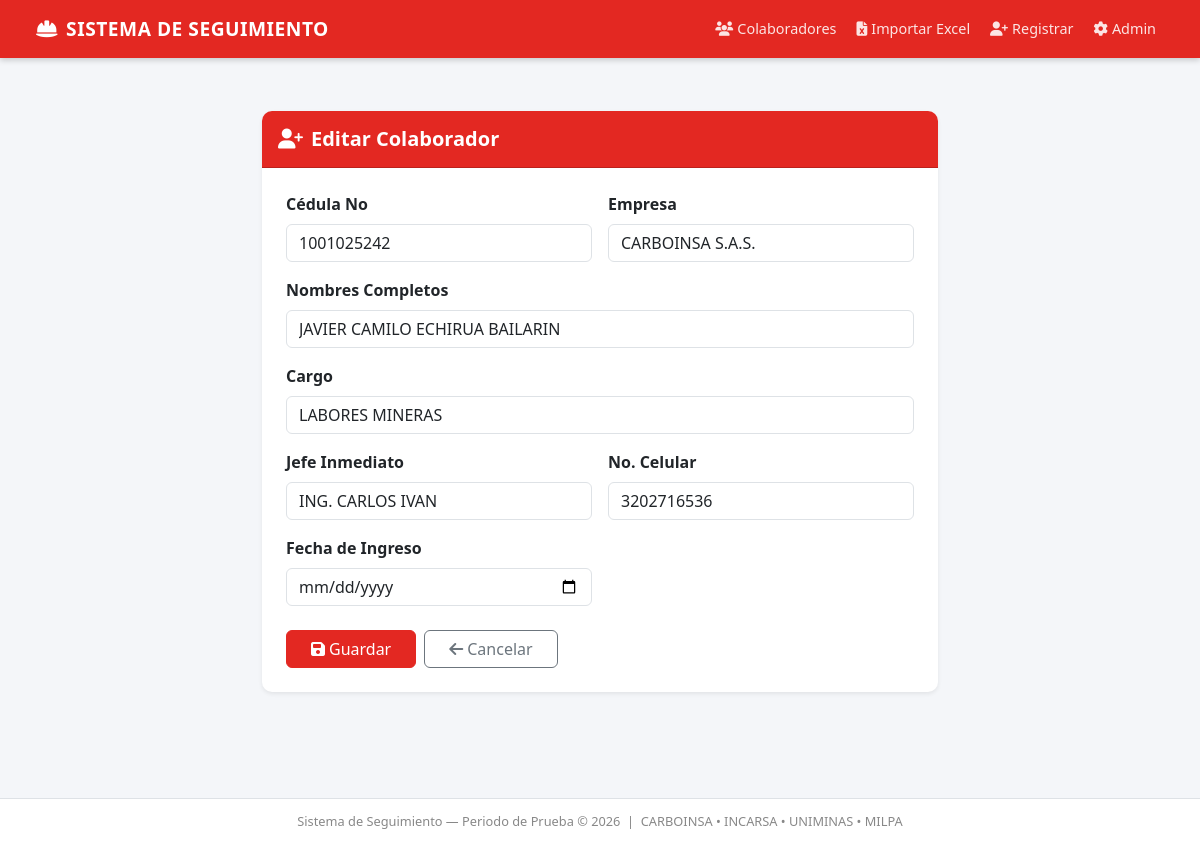
Screenshot of /periodo-prueba/editar/4/ with the database file from the repository.
### _periodo_de_prueba/models.py (models this page shows, shortened)
class Colaborador(models.Model):
    cedula = models.CharField(max_length=20, unique=True, verbose_name='Cédula No')
    nombres = models.CharField(max_length=200, verbose_name='Nombres')
    cargo = models.CharField(max_length=200, verbose_name='Cargo')
    jefe_inmediato = models.CharField(max_length=200, verbose_name='Jefe Inmediato')
    empresa = models.CharField(max_length=20, choices=EMPRESA_CHOICES, verbose_name='Empresa')
    celular = models.CharField(max_length=20, verbose_name='No Celular')
    fecha_ingreso = models.DateField(verbose_name='Fecha de Ingreso')
    alerta_30_enviada = models.BooleanField(default=False, verbose_name='Alerta 30 días enviada')
    alerta_50_enviada = models.BooleanField(default=False, verbose_name='Alerta 50 días enviada')
    evaluacion_30_completada = models.BooleanField(default=False, verbose_name='Evaluación 30 días completada')
    evaluacion_50_completada = models.BooleanField(default=False, verbose_name='Evaluación 50 días completada')
    created_at = models.DateTimeField(auto_now_add=True)
    class Meta:
        verbose_name = 'Colaborador'
        verbose_name_plural = 'Colaboradores'
        ordering = ['fecha_ingreso', 'nombres']

### _periodo_de_prueba/views.py (the view)
# urls.py: path('editar/<int:pk>/', views.editar_colaborador, name='editar'),
def editar_colaborador(request, pk):
    colaborador = get_object_or_404(Colaborador, pk=pk)
    if request.method == 'POST':
        form = ColaboradorForm(request.POST, instance=colaborador)
        if form.is_valid():
            form.save()
            messages.success(request, 'Colaborador actualizado.')
            return redirect('periodo:lista')
    else:
        form = ColaboradorForm(instance=colaborador)
    return render(request, '_periodo_de_prueba/form.html', {'form': form, 'titulo': 'Editar Colaborador'})

### _periodo_de_prueba/forms.py
class ColaboradorForm(forms.ModelForm):
    class Meta:
        model = Colaborador
        fields = [
            'cedula', 'nombres', 'cargo', 'jefe_inmediato',
            'empresa', 'celular', 'fecha_ingreso'
        ]
        widgets = {
            'cedula': forms.TextInput(attrs={'class': 'form-control', 'placeholder': 'Ej: 1055247375'}),
            'nombres': forms.TextInput(attrs={'class': 'form-control', 'placeholder': 'Nombre completo'}),
            'cargo': forms.TextInput(attrs={'class': 'form-control', 'placeholder': 'Cargo'}),
            'jefe_inmediato': forms.TextInput(attrs={'class': 'form-control', 'placeholder': 'Nombre del jefe'}),
            'empresa': forms.Select(attrs={'class': 'form-control'}),
            'celular': forms.TextInput(attrs={'class': 'form-control', 'placeholder': 'No. Celular'}),
            'fecha_ingreso': forms.DateInput(attrs={'class': 'form-control', 'type': 'date'}),
        }

### _periodo_de_prueba/templates/_periodo_de_prueba/form.html (shortened to what this page needs)
{% extends 'base.html' %}
{% block content %}
<div class="container mt-4" style="max-width: 700px;">
  <div class="card shadow-sm border-0">
    <div class="card-header text-white py-3" style="background-color: #E32822;">
      <h5 class="mb-0 fw-bold">
        <i class="fas fa-user-plus me-2"></i>{{ titulo }}
      </h5>
    </div>
    <div class="card-body p-4">
      <form method="POST">
        <div class="row g-3">
          <div class="col-md-6">
            <label class="form-label fw-semibold">Cédula No</label>
            {{ form.cedula }}
          </div>
          <div class="col-md-6">
            <label class="form-label fw-semibold">Empresa</label>
            {{ form.empresa }}
          </div>
          <div class="col-12">
            <label class="form-label fw-semibold">Nombres Completos</label>
            {{ form.nombres }}
          </div>
          <div class="col-12">
            <label class="form-label fw-semibold">Cargo</label>
            {{ form.cargo }}
          </div>
          <div class="col-md-6">
            <label class="form-label fw-semibold">Jefe Inmediato</label>
            {{ form.jefe_inmediato }}
          </div>
          <div class="col-md-6">
            <label class="form-label fw-semibold">No. Celular</label>
            {{ form.celular }}
          </div>
          <div class="col-md-6">
            <label class="form-label fw-semibold">Fecha de Ingreso</label>
            {{ form.fecha_ingreso }}
          </div>
        </div>
        <div class="d-flex gap-2 mt-4">
          <button type="submit" class="btn btn-danger px-4">
            <i class="fas fa-save me-1"></i>Guardar
          </button>
          <a href="{% url 'periodo:lista' %}" class="btn btn-outline-secondary px-4">
            <i class="fas fa-arrow-left me-1"></i>Cancelar
          </a>
        </div>
      </form>
    </div>
  </div>
</div>
{% endblock %}

### _periodo_de_prueba/templates/base.html (style rules this page uses)
:root { --rojo: #E32822; --rojo-oscuro: #b51f1a; }
body { background-color: #f4f6f9; font-family: 'Segoe UI', sans-serif; }
.card { border-radius: 10px; }
.card-header { border-radius: 10px 10px 0 0 !important; }
.btn-danger { background-color: var(--rojo); border-color: var(--rojo); }

### rows the page displays
Colaborador: cedula "1001025242", empresa "CARBOINSA S.A.S.", nombres "JAVIER CAMILO ECHIRUA BAILARIN", cargo "LABORES MINERAS", jefe_inmediato "ING. CARLOS IVAN", celular "3202716536"

### other values shown
{{ titulo }} "Editar Colaborador"
